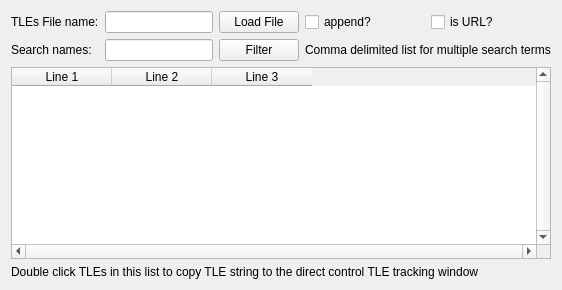
            <widget class="QWidget" name="tab_TLEs">
             <attribute name="title">
              <string>TLE List</string>
             </attribute>
             <layout class="QGridLayout" name="gridLayout_5">
              <item row="0" column="0">
               <layout class="QGridLayout" name="gridLayout_15">
                <item row="0" column="0">
                 <layout class="QGridLayout" name="gridLayout_11">
                  <item row="0" column="1">
                   <widget class="QLineEdit" name="value_Filename"/>
                  </item>
                  <item row="0" column="0">
                   <widget class="QLabel" name="label_Filename">
                    <property name="text">
                     <string>TLEs File name:</string>
                    </property>
                   </widget>
                  </item>
                  <item row="1" column="0">
                   <widget class="QLabel" name="label_Search">
                    <property name="text">
                     <string>Search names:</string>
                    </property>
                   </widget>
                  </item>
                  <item row="1" column="2">
                   <widget class="QPushButton" name="button_Search">
                    <property name="text">
                     <string>Filter</string>
                    </property>
                   </widget>
                  </item>
                  <item row="1" column="3">
                   <widget class="QLabel" name="label">
                    <property name="text">
                     <string>Comma delimited list for multiple search terms</string>
                    </property>
                   </widget>
                  </item>
                  <item row="0" column="2">
                   <widget class="QPushButton" name="button_LoadFile">
                    <property name="text">
                     <string>Load File</string>
                    </property>
                   </widget>
                  </item>
                  <item row="1" column="1">
                   <widget class="QLineEdit" name="value_Search"/>
                  </item>
                  <item row="0" column="4">
                   <layout class="QHBoxLayout" name="horizontalLayout_10"/>
                  </item>
                  <item row="0" column="3">
                   <layout class="QHBoxLayout" name="horizontalLayout_12">
                    <item>
                     <widget class="QCheckBox" name="option_append_file">
                      <property name="text">
                       <string>append?</string>
                      </property>
                     </widget>
                    </item>
                    <item>
                     <widget class="QCheckBox" name="option_tle_internet">
                      <property name="text">
                       <string>is URL?</string>
                      </property>
                     </widget>
                    </item>
                   </layout>
                  </item>
                 </layout>
                </item>
                <item row="1" column="0">
                 <widget class="QTableWidget" name="table_TLEs">
                  <property name="verticalScrollBarPolicy">
                   <enum>Qt::ScrollBarAlwaysOn</enum>
                  </property>
                  <property name="horizontalScrollBarPolicy">
                   <enum>Qt::ScrollBarAlwaysOn</enum>
                  </property>
                  <property name="sizeAdjustPolicy">
                   <enum>QAbstractScrollArea::AdjustIgnored</enum>
                  </property>
                  <column>
                   <property name="text">
                    <string>Line 1</string>
                   </property>
                  </column>
                  <column>
                   <property name="text">
                    <string>Line 2</string>
                   </property>
                  </column>
                  <column>
                   <property name="text">
                    <string>Line 3</string>
                   </property>
                  </column>
                 </widget>
                </item>
                <item row="2" column="0">
                 <widget class="QLabel" name="label_6">
                  <property name="text">
                   <string>Double click TLEs in this list to copy TLE string to the direct control TLE tracking window</string>
                  </property>
                 </widget>
                </item>
               </layout>
              </item>
             </layout>
            </widget>
